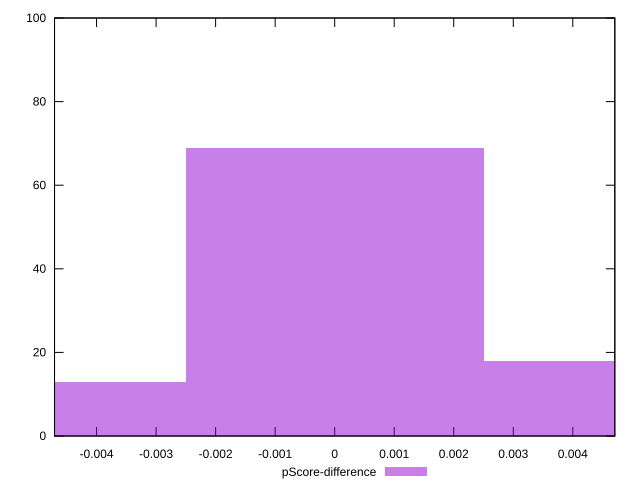

Recreate this plot in gnuplot.
reset

$pScoreDifference <<EOF
0 69
0.0050070564024645445 18
-0.0050070564024645445 13
EOF

set key outside below
set boxwidth 0.0050070564024645445
set xrange [-0.004705882352941171:0.004705882352941171]
set yrange [0:100]
set trange [0:100]
set style fill transparent solid 0.5 noborder
set terminal svg size 640, 490 enhanced background rgb 'white'
set output "reprap/uses-webp-images/samples/pages+cached+noexternal+nomedia/pScore-difference/histogram.svg"

plot $pScoreDifference title "pScore-difference" with boxes

reset
